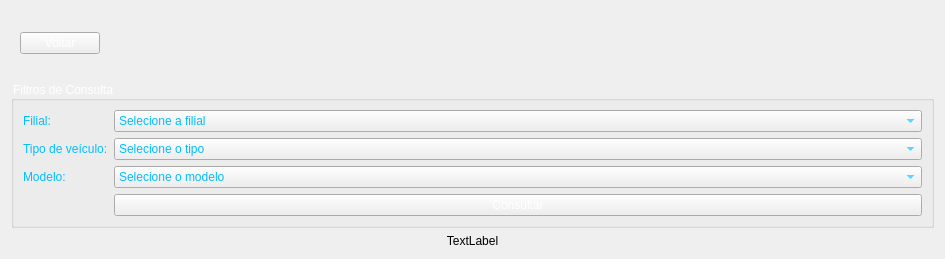
<?xml version="1.0" encoding="UTF-8"?>
<ui version="4.0">
 <class>JanelaConsultarEstoque</class>
 <widget class="QWidget" name="JanelaConsultarEstoque">
  <property name="geometry">
   <rect>
    <x>0</x>
    <y>0</y>
    <width>945</width>
    <height>259</height>
   </rect>
  </property>
  <property name="sizePolicy">
   <sizepolicy hsizetype="Preferred" vsizetype="Fixed">
    <horstretch>0</horstretch>
    <verstretch>0</verstretch>
   </sizepolicy>
  </property>
  <property name="windowTitle">
   <string>Form</string>
  </property>
  <layout class="QVBoxLayout" name="verticalLayout">
   <item>
    <widget class="QWidget" name="widgetCabecalho" native="true">
     <layout class="QHBoxLayout" name="horizontalLayout">
      <item>
       <widget class="QPushButton" name="pushButtonVoltar">
        <property name="styleSheet">
         <string notr="true">color: white;</string>
        </property>
        <property name="text">
         <string>Voltar</string>
        </property>
       </widget>
      </item>
      <item>
       <spacer name="horizontalSpacer">
        <property name="orientation">
         <enum>Qt::Orientation::Horizontal</enum>
        </property>
        <property name="sizeHint" stdset="0">
         <size>
          <width>40</width>
          <height>20</height>
         </size>
        </property>
       </spacer>
      </item>
     </layout>
    </widget>
   </item>
   <item>
    <widget class="QGroupBox" name="groupBox">
     <property name="sizePolicy">
      <sizepolicy hsizetype="Preferred" vsizetype="Preferred">
       <horstretch>0</horstretch>
       <verstretch>0</verstretch>
      </sizepolicy>
     </property>
     <property name="styleSheet">
      <string notr="true">color: white;</string>
     </property>
     <property name="title">
      <string>Filtros de Consulta</string>
     </property>
     <layout class="QFormLayout" name="formLayout">
      <item row="0" column="0">
       <widget class="QLabel" name="labelFilial">
        <property name="styleSheet">
         <string notr="true">color: #00BFFF;</string>
        </property>
        <property name="text">
         <string>Filial:</string>
        </property>
       </widget>
      </item>
      <item row="0" column="1">
       <widget class="QComboBox" name="comboBoxFilial">
        <property name="styleSheet">
         <string notr="true">color: #00BFFF;</string>
        </property>
        <item>
         <property name="text">
          <string>Selecione a filial</string>
         </property>
        </item>
        <item>
         <property name="text">
          <string>Curitiba</string>
         </property>
        </item>
        <item>
         <property name="text">
          <string>Londrina</string>
         </property>
        </item>
        <item>
         <property name="text">
          <string>Maringa</string>
         </property>
        </item>
       </widget>
      </item>
      <item row="1" column="0">
       <widget class="QLabel" name="labelTipoDeVeiculo">
        <property name="styleSheet">
         <string notr="true">color: #00BFFF;</string>
        </property>
        <property name="text">
         <string>Tipo de veículo:</string>
        </property>
       </widget>
      </item>
      <item row="1" column="1">
       <widget class="QComboBox" name="comboBoxTipoDeVeiculo">
        <property name="styleSheet">
         <string notr="true">color: #00BFFF;</string>
        </property>
        <item>
         <property name="text">
          <string>Selecione o tipo</string>
         </property>
        </item>
        <item>
         <property name="text">
          <string>Carro</string>
         </property>
        </item>
        <item>
         <property name="text">
          <string>Moto</string>
         </property>
        </item>
       </widget>
      </item>
      <item row="2" column="0">
       <widget class="QLabel" name="labelModelo">
        <property name="styleSheet">
         <string notr="true">color: #00BFFF;</string>
        </property>
        <property name="text">
         <string>Modelo:</string>
        </property>
       </widget>
      </item>
      <item row="2" column="1">
       <widget class="QComboBox" name="comboBoxModelo">
        <property name="styleSheet">
         <string notr="true">color: #00BFFF;</string>
        </property>
        <item>
         <property name="text">
          <string>Selecione o modelo</string>
         </property>
        </item>
       </widget>
      </item>
      <item row="3" column="1">
       <widget class="QPushButton" name="pushButtonConsulta">
        <property name="styleSheet">
         <string notr="true">color: white;</string>
        </property>
        <property name="text">
         <string>Consultar</string>
        </property>
       </widget>
      </item>
     </layout>
    </widget>
   </item>
   <item>
    <widget class="QLabel" name="labelStatus">
     <property name="sizePolicy">
      <sizepolicy hsizetype="Preferred" vsizetype="Fixed">
       <horstretch>0</horstretch>
       <verstretch>0</verstretch>
      </sizepolicy>
     </property>
     <property name="text">
      <string>TextLabel</string>
     </property>
     <property name="alignment">
      <set>Qt::AlignmentFlag::AlignCenter</set>
     </property>
    </widget>
   </item>
  </layout>
 </widget>
 <resources/>
 <connections/>
</ui>
